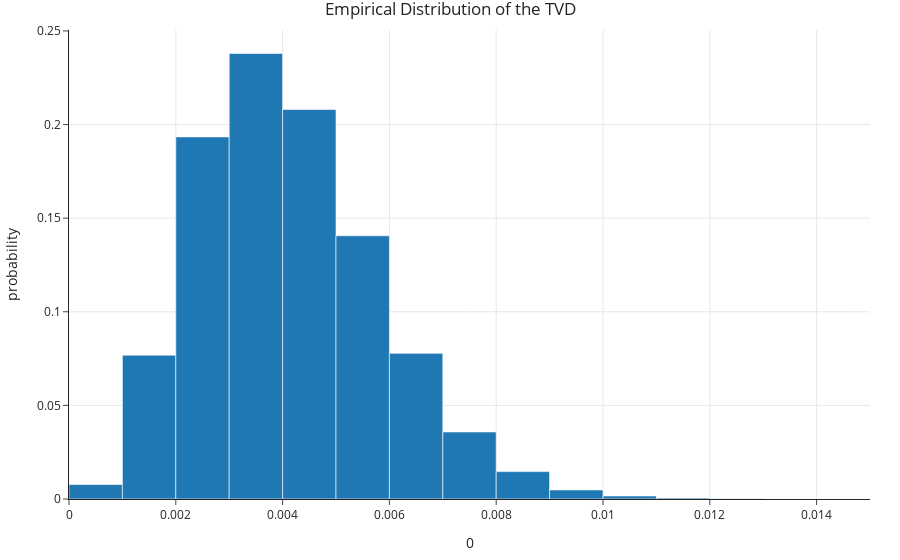

The code cell stored with this chart in its notebook:
### Code cell
fig = px.histogram(pd.DataFrame(tvds), x=0, nbins=20, histnorm='probability', 
                   title='Empirical Distribution of the TVD')
fig

### Figure 1 — Plotly figure (JSON) as saved in the notebook; plotly's stock layout.template omitted (floating-point values rounded to 4 significant figures; data arrays with more than 128 entries replaced by an {"elided": "..."} marker saying what was removed)
{"data": [{"alignmentgroup": "True", "bingroup": "x", "histnorm": "probability", "hovertemplate": "0=%{x}<br>probability=%{y}<extra></extra>", "legendgroup": "", "marker": {"color": "#1F77B4", "pattern": {"shape": ""}}, "name": "", "nbinsx": 20, "offsetgroup": "", "orientation": "v", "showlegend": false, "type": "histogram", "x": {"elided": "100000 float values"}, "xaxis": "x", "yaxis": "y"}], "layout": {"autosize": true, "barmode": "relative", "legend": {"tracegroupgap": 0}, "title": {"text": "Empirical Distribution of the TVD"}, "xaxis": {"anchor": "y", "autorange": true, "domain": [0, 1], "range": [4.337e-19, 0.015], "title": {"text": "0"}, "type": "linear"}, "yaxis": {"anchor": "x", "autorange": true, "domain": [0, 1], "range": [0, 0.2505], "title": {"text": "probability"}}}}
